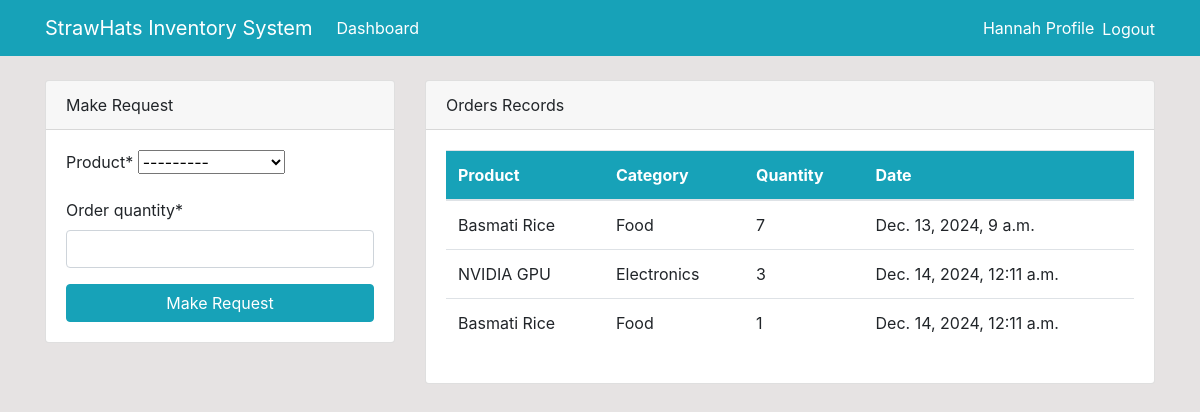
The page /dashboard/ (signed in) on the database its author committed.
### dashboard/models.py (models this page shows, shortened)
class Order(models.Model):
    product = models.ForeignKey(Product, on_delete=models.CASCADE, null=True)
    staff = models.ForeignKey(User, models.CASCADE, null=True)
    order_quantity = models.PositiveIntegerField(null=True)
    date = models.DateTimeField(auto_now_add=True)
    class Meta:
        verbose_name_plural = 'Order'

class Product(models.Model):
    name = models.CharField(max_length=100, null=True)
    category=models.CharField(max_length=20, choices=CATEGORY, null=True)
    quantity=models.PositiveIntegerField(null=True)
    class Meta:
        verbose_name_plural = 'Product'
    def __str__(self):
        return f'{self.name}-{self.quantity}'

### dashboard/views.py (the view)
# urls.py: path('dashboard/', views.index, name='dashboard-index'),
@login_required
def index(request):
    orders = Order.objects.all()
    products = Product.objects.all()
    if request.method == 'POST':
        form = OrderForm(request.POST)
        if form.is_valid():
            instance = form.save(commit=False)
            instance.staff = request.user
            instance.save()
            return redirect('dashboard-index')
    else:
        form = OrderForm()
    context = {
        'orders' : orders,
        'form': form,
        'products' : products,
    }
    return render(request, 'dashboard/index.html', context)

### dashboard/forms.py
class OrderForm(forms.ModelForm):
    class Meta:
        model = Order
        fields = ['product', 'order_quantity']

### templates/dashboard/index.html (shortened to what this page needs)
{% extends 'partials/base.html' %}
{% block content %}
{% if user.is_authenticated and user.is_staff and user.is_superuser %}
{% include 'partials/topnav.html' %}
<div class="container mt-5">
    <div class="row">
        <div class="col-md-6 mb-4">
            <div class="card shadow-sm">
                <div class="card-header bg-info text-white text-center">
                    <h4>Product Distribution (Pie Chart)</h4>
                </div>
                <div class="card-body">
                    <canvas id="myChart1" width="400" height="300"></canvas>
                    <script>
                        var ctx = document.getElementById('myChart1').getContext('2d');
                        var myChart1 = new Chart(ctx, {
                            type: 'pie',
                            data: {
                                labels: [{% for order in orders  %} '{{ order.product.name }}', {% endfor %}],
                                datasets: [{
                                    label: 'Orders',
                                    data: [{% for order in orders %} {{order.order_quantity}}, {%endfor%}],
                                    backgroundColor: [
                                        'rgba(255, 99, 132, 1)',
                                        'rgba(54, 162, 235, 1)',
                                        'rgba(255, 206, 86, 1)',
                                        'rgba(75, 192, 192, 1)',
                                        'rgba(153, 102, 255, 1)',
                                        'rgba(25, 159, 64, 1)',
                                        'rgba(211, 99, 132, 1)',
                                        'rgba(234, 162, 235, 1)',
                                        'rgba(255, 206, 86, 1)',
                                        'rgba(34, 142, 192, 1)',
                                        'rgba(153, 102, 255, 1)',
                                        'rgba(255, 159, 64, 1)',
                                    ],
                                    borderColor: [
                                        'rgba(255, 99, 132, 1)',
                                        'rgba(54, 162, 235, 1)',
                                        'rgba(255, 206, 86, 1)',
                                        'rgba(75, 192, 192, 1)',
                                        'rgba(153, 102, 255, 1)',
                                        'rgba(255, 159, 64, 1)',
                                        'rgba(25, 159, 64, 1)',
                                        'rgba(211, 99, 132, 1)',
                                        'rgba(234, 162, 235, 1)',
                                        'rgba(255, 206, 86, 1)',
                                        'rgba(34, 142, 192, 1)',
                                        'rgba(153, 102, 255, 1)',
                                        'rgba(255, 159, 64, 1)',
                                    ],
                                    borderWidth: 1
                                }]
                            },
                            options: {
                                scales: {
                                    yAxes: [{
                                        ticks: {
                                            beginAtZero: true
                                        }
                                    }]
                                }
                            }
                        });
                    </script>
                </div>
            </div>
        </div>
        <div class="col-md-6 mb-4">
            <div class="card shadow-sm">
                <div class="card-header bg-info text-white text-center">
                    <h4>Product Sales (Bar Chart)</h4>
                </div>
                <div class="card-body">
                    <canvas id="myChart" width="400" height="300"></canvas>
                    <script>
                        var ctx = document.getElementById('myChart').getContext('2d');
                        var myChart = new Chart(ctx, {
                            type: 'bar',
                            data: {
                                labels: [{% for product in products %} '{{ product.name }}', {% endfor %}],
                                datasets: [{
                                    label: 'Products',
                                    data: [{% for product in products %} {{ product.quantity}}, {% endfor %}],
                                    backgroundColor: [
                                        'rgba(255, 99, 132, 1)',
                                        'rgba(54, 162, 235, 1)',
                                        'rgba(255, 206, 86, 1)',
                                        'rgba(75, 192, 192, 1)',
                                        'rgba(153, 102, 255, 1)',
                                        'rgba(255, 159, 64, 1)',
                                        'rgba(255, 206, 86, 1)',
                                        'rgba(75, 192, 192, 1)',
                                        'rgba(153, 102, 255, 1)',
                                        'rgba(255, 159, 64, 1)',
                                        'rgba(25, 159, 64, 1)',
                                        'rgba(211, 99, 132, 1)',
                                        'rgba(234, 162, 235, 1)',
                                        'rgba(255, 206, 86, 1)',
                                        'rgba(34, 142, 192, 1)',
                                        'rgba(153, 102, 255, 1)',
                                        'rgba(255, 159, 64, 1)',
                                    ],
                                    borderColor: [
                                        'rgba(255, 99, 132, 1)',
                                        'rgba(54, 162, 235, 1)',
                                        'rgba(255, 206, 86, 1)',
                                        'rgba(75, 192, 192, 1)',
                                        'rgba(153, 102, 255, 1)',
                                        'rgba(255, 159, 64, 1)'
                                    ],
                                    borderWidth: 1
                                }]
                            },
                            options: {
                                scales: {
                                    yAxes: [{
                                        ticks: {
                                            beginAtZero: true
                                        }
                                    }]
                                }
                            }
                        });
                    </script>
                </div>
            </div>
        </div>
    </div>
</div>
{% else %}
{% include 'dashboard/staff_index.html' %}
{% endif %}
{% endblock %}

### templates/partials/nav.html (shortened to what this page needs)
<nav class="navbar navbar-expand-lg navbar-info bg-info">
    <div class="container">
        <a class="navbar-brand text-white" href="{% url 'dashboard-index' %}">StrawHats Inventory System</a>
        <div class="collapse navbar-collapse" id="navbarSupportedContent">
            {% if user.is_authenticated %}
            <ul class="navbar-nav mr-auto">
                <li class="nav-item d-flex align-items-center">
                    <a class="nav-link text-white" href="{% url 'dashboard-index' %}">Dashboard </a>
                </li>
            </ul>
            <ul class="navbar-nav ml-auto">
                <li class="nav-item d-flex align-items-center">
                    <a class="nav-link text-white" href="{% url 'user-profile' %}">{{ user.username}} Profile </a>
                </li>
                <li class="nav-item d-flex align-items-center">
                    <form method="post" action="{% url 'user-logout' %}" class="d-inline">
                        <button type="submit" class="btn btn-link text-white" style="padding: 0; background: none; border: none; margin: 0;">
                            Logout
                        </button>
                    </form>
                </li>
            </ul>
            {% endif %}
        </div>
    </div>
</nav>

### templates/dashboard/staff_index.html (shortened to what this page needs)
{% load crispy_forms_tags %}
<div class="container">
    <div class="row mt-4">
        <div class="col-md-4">
            <div class="card">
                <div class="card-header">
                    Make Request
                </div>
                <div class="card-body">
                    <form method="POST">
                        {{ form|crispy }}
                        <input class="btn btn-info btn-block" type="submit" value="Make Request">
                    </form>
                </div>
            </div>
        </div>
        <div class="col-md-8">
            <div class="card">
                <div class="card-header">
                    Orders Records
                </div>
                <div class="card-body">
                    <table class="table bg-white">
                        <thead class="bg-info text-white">
                            <tr>
                                <th scope="col">Product</th>
                                <th scope="col">Category</th>
                                <th scope="col">Quantity</th>
                                <th scope="col">Date</th>
                            </tr>
                        </thead>
                        <tbody>
                            {% for order in orders %}
                            {% if order.staff == user %}
                            <tr>
                                <td>{{ order.product.name }}</td>
                                <td>{{ order.product.category }}</td>
                                <td>{{ order.order_quantity }}</td>
                                <td>{{ order.date }}</td>
                            </tr>
                            {% endif %}
                            {% endfor %}
                        </tbody>
                    </table>
                </div>
            </div>
        </div>
    </div>
</div>

### static/style.css (style rules this page uses)
body { background: rgb(230, 227, 227); }

### rows shown on the page
Order: product.name "Basmati Rice", product.category "Food", order_quantity "7", date "Dec. 13, 2024, 9 a.m."
Order: product.name "NVIDIA GPU", product.category "Electronics", order_quantity "3", date "Dec. 14, 2024, 12:11 a.m."
Order: product.name "Basmati Rice", product.category "Food", order_quantity "1", date "Dec. 14, 2024, 12:11 a.m."

### other values the page prints
{{ user.username }} "Hannah"
